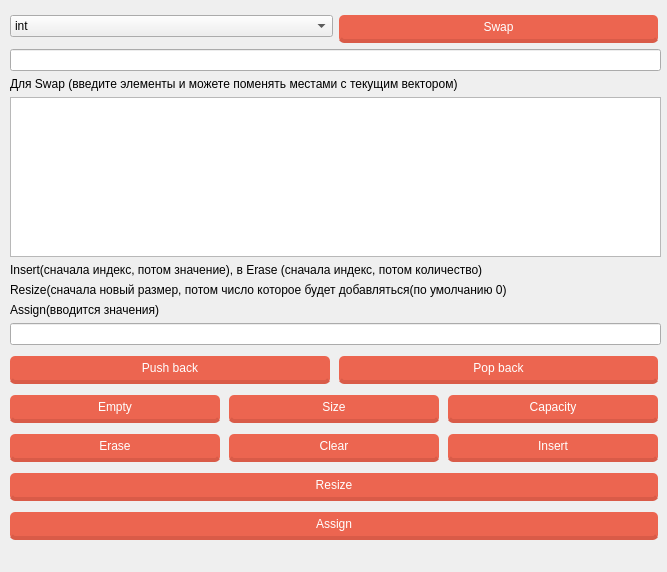
<?xml version="1.0" encoding="UTF-8"?>
<ui version="4.0">
 <class>MainWindow</class>
 <widget class="QMainWindow" name="MainWindow">
  <property name="geometry">
   <rect>
    <x>0</x>
    <y>0</y>
    <width>667</width>
    <height>572</height>
   </rect>
  </property>
  <property name="windowTitle">
   <string>MainWindow</string>
  </property>
  <widget class="QWidget" name="centralwidget">
   <widget class="QWidget" name="layoutWidget">
    <property name="geometry">
     <rect>
      <x>10</x>
      <y>10</y>
      <width>651</width>
      <height>530</height>
     </rect>
    </property>
    <layout class="QVBoxLayout" name="verticalLayout_7">
     <item>
      <layout class="QVBoxLayout" name="verticalLayout_4">
       <item>
        <layout class="QHBoxLayout" name="horizontalLayout_5">
         <item>
          <widget class="QComboBox" name="comboBox_2">
           <item>
            <property name="text">
             <string>int</string>
            </property>
           </item>
           <item>
            <property name="text">
             <string>double</string>
            </property>
           </item>
           <item>
            <property name="text">
             <string>string</string>
            </property>
           </item>
          </widget>
         </item>
         <item>
          <widget class="QPushButton" name="swap">
           <property name="styleSheet">
            <string notr="true">float: rigth;
margin-right: 3%;
margin-top: 5px;
border-radius: 5px;
-moz-border-radius: 5px;
-webkit-border-radius: 5px;
padding: 5px 9px;
font-size: 1.2em;
background-color: rgba(236, 101, 80, 1);
text-shadow: #4545545 0 0 2px;
border-bottom: 4px solid rgba(217, 91, 72, 1);
color: white;
font-family: 'Roboto Slab', serif;</string>
           </property>
           <property name="text">
            <string>Swap</string>
           </property>
          </widget>
         </item>
        </layout>
       </item>
       <item>
        <layout class="QVBoxLayout" name="verticalLayout_5">
         <item>
          <widget class="QLineEdit" name="swapLine"/>
         </item>
         <item>
          <widget class="QLabel" name="label_3">
           <property name="text">
            <string>Для Swap (введите элементы и можете поменять местами с текущим вектором)</string>
           </property>
          </widget>
         </item>
         <item>
          <widget class="QTextBrowser" name="output_2"/>
         </item>
         <item>
          <widget class="QLabel" name="label">
           <property name="text">
            <string>Insert(cначала индекс, потом значение), в Erase (cначала индекс, потом количество)</string>
           </property>
          </widget>
         </item>
         <item>
          <widget class="QLabel" name="label_2">
           <property name="text">
            <string>Resize(сначала новый размер, потом число которое будет добавляться(по умолчанию 0)</string>
           </property>
          </widget>
         </item>
         <item>
          <widget class="QLabel" name="label_4">
           <property name="text">
            <string>Assign(вводится значения)</string>
           </property>
          </widget>
         </item>
        </layout>
       </item>
      </layout>
     </item>
     <item>
      <widget class="QLineEdit" name="pushLine"/>
     </item>
     <item>
      <layout class="QHBoxLayout" name="horizontalLayout_8">
       <item>
        <widget class="QPushButton" name="push">
         <property name="styleSheet">
          <string notr="true">float: rigth;
margin-right: 3%;
margin-top: 5px;
border-radius: 5px;
-moz-border-radius: 5px;
-webkit-border-radius: 5px;
padding: 5px 9px;
font-size: 1.2em;
background-color: rgba(236, 101, 80, 1);
text-shadow: #4545545 0 0 2px;
border-bottom: 4px solid rgba(217, 91, 72, 1);
color: white;
font-family: 'Roboto Slab', serif;</string>
         </property>
         <property name="text">
          <string>Push back</string>
         </property>
        </widget>
       </item>
       <item>
        <widget class="QPushButton" name="pop">
         <property name="styleSheet">
          <string notr="true">float: rigth;
margin-right: 3%;
margin-top: 5px;
border-radius: 5px;
-moz-border-radius: 5px;
-webkit-border-radius: 5px;
padding: 5px 9px;
font-size: 1.2em;
background-color: rgba(236, 101, 80, 1);
text-shadow: #4545545 0 0 2px;
border-bottom: 4px solid rgba(217, 91, 72, 1);
color: white;
font-family: 'Roboto Slab', serif;</string>
         </property>
         <property name="text">
          <string>Pop back</string>
         </property>
        </widget>
       </item>
      </layout>
     </item>
     <item>
      <layout class="QVBoxLayout" name="verticalLayout_6">
       <item>
        <layout class="QHBoxLayout" name="horizontalLayout_6">
         <item>
          <widget class="QPushButton" name="empty">
           <property name="styleSheet">
            <string notr="true">float: rigth;
margin-right: 3%;
margin-top: 5px;
border-radius: 5px;
-moz-border-radius: 5px;
-webkit-border-radius: 5px;
padding: 5px 9px;
font-size: 1.2em;
background-color: rgba(236, 101, 80, 1);
text-shadow: #4545545 0 0 2px;
border-bottom: 4px solid rgba(217, 91, 72, 1);
color: white;
font-family: 'Roboto Slab', serif;</string>
           </property>
           <property name="text">
            <string>Empty</string>
           </property>
          </widget>
         </item>
         <item>
          <widget class="QPushButton" name="size">
           <property name="styleSheet">
            <string notr="true">float: rigth;
margin-right: 3%;
margin-top: 5px;
border-radius: 5px;
-moz-border-radius: 5px;
-webkit-border-radius: 5px;
padding: 5px 9px;
font-size: 1.2em;
background-color: rgba(236, 101, 80, 1);
text-shadow: #4545545 0 0 2px;
border-bottom: 4px solid rgba(217, 91, 72, 1);
color: white;
font-family: 'Roboto Slab', serif;</string>
           </property>
           <property name="text">
            <string>Size</string>
           </property>
          </widget>
         </item>
         <item>
          <widget class="QPushButton" name="capacity">
           <property name="styleSheet">
            <string notr="true">float: rigth;
margin-right: 3%;
margin-top: 5px;
border-radius: 5px;
-moz-border-radius: 5px;
-webkit-border-radius: 5px;
padding: 5px 9px;
font-size: 1.2em;
background-color: rgba(236, 101, 80, 1);
text-shadow: #4545545 0 0 2px;
border-bottom: 4px solid rgba(217, 91, 72, 1);
color: white;
font-family: 'Roboto Slab', serif;</string>
           </property>
           <property name="text">
            <string>Capacity</string>
           </property>
          </widget>
         </item>
        </layout>
       </item>
       <item>
        <layout class="QHBoxLayout" name="horizontalLayout_7">
         <item>
          <widget class="QPushButton" name="erase">
           <property name="styleSheet">
            <string notr="true">float: rigth;
margin-right: 3%;
margin-top: 5px;
border-radius: 5px;
-moz-border-radius: 5px;
-webkit-border-radius: 5px;
padding: 5px 9px;
font-size: 1.2em;
background-color: rgba(236, 101, 80, 1);
text-shadow: #4545545 0 0 2px;
border-bottom: 4px solid rgba(217, 91, 72, 1);
color: white;
font-family: 'Roboto Slab', serif;</string>
           </property>
           <property name="text">
            <string>Erase</string>
           </property>
          </widget>
         </item>
         <item>
          <widget class="QPushButton" name="clear">
           <property name="styleSheet">
            <string notr="true">float: rigth;
margin-right: 3%;
margin-top: 5px;
border-radius: 5px;
-moz-border-radius: 5px;
-webkit-border-radius: 5px;
padding: 5px 9px;
font-size: 1.2em;
background-color: rgba(236, 101, 80, 1);
text-shadow: #4545545 0 0 2px;
border-bottom: 4px solid rgba(217, 91, 72, 1);
color: white;
font-family: 'Roboto Slab', serif;</string>
           </property>
           <property name="text">
            <string>Clear</string>
           </property>
          </widget>
         </item>
         <item>
          <widget class="QPushButton" name="insert">
           <property name="styleSheet">
            <string notr="true">float: rigth;
margin-right: 3%;
margin-top: 5px;
border-radius: 5px;
-moz-border-radius: 5px;
-webkit-border-radius: 5px;
padding: 5px 9px;
font-size: 1.2em;
background-color: rgba(236, 101, 80, 1);
text-shadow: #4545545 0 0 2px;
border-bottom: 4px solid rgba(217, 91, 72, 1);
color: white;
font-family: 'Roboto Slab', serif;</string>
           </property>
           <property name="text">
            <string>Insert</string>
           </property>
          </widget>
         </item>
        </layout>
       </item>
      </layout>
     </item>
     <item>
      <widget class="QPushButton" name="resize">
       <property name="styleSheet">
        <string notr="true">float: rigth;
margin-right: 3%;
margin-top: 5px;
border-radius: 5px;
-moz-border-radius: 5px;
-webkit-border-radius: 5px;
padding: 5px 9px;
font-size: 1.2em;
background-color: rgba(236, 101, 80, 1);
text-shadow: #4545545 0 0 2px;
border-bottom: 4px solid rgba(217, 91, 72, 1);
color: white;
font-family: 'Roboto Slab', serif;</string>
       </property>
       <property name="text">
        <string>Resize</string>
       </property>
      </widget>
     </item>
     <item>
      <widget class="QPushButton" name="assign">
       <property name="styleSheet">
        <string notr="true">float: rigth;
margin-right: 3%;
margin-top: 5px;
border-radius: 5px;
-moz-border-radius: 5px;
-webkit-border-radius: 5px;
padding: 5px 9px;
font-size: 1.2em;
background-color: rgba(236, 101, 80, 1);
text-shadow: #4545545 0 0 2px;
border-bottom: 4px solid rgba(217, 91, 72, 1);
color: white;
font-family: 'Roboto Slab', serif;</string>
       </property>
       <property name="text">
        <string>Assign</string>
       </property>
      </widget>
     </item>
     <item>
      <layout class="QHBoxLayout" name="horizontalLayout_2"/>
     </item>
    </layout>
   </widget>
  </widget>
  <widget class="QMenuBar" name="menubar">
   <property name="geometry">
    <rect>
     <x>0</x>
     <y>0</y>
     <width>667</width>
     <height>26</height>
    </rect>
   </property>
  </widget>
 </widget>
 <resources/>
 <connections/>
</ui>
